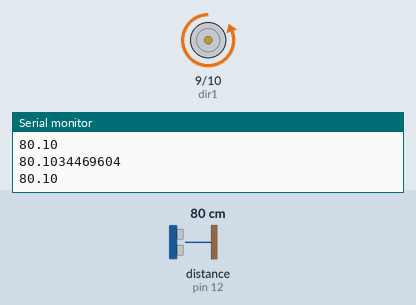
Recording of a sketch running on a simulated Arduino Uno, built with avr-gcc and run on an emulated ATmega328P. On the bench: motor-driver pin pairs drawn as motors (green arrow = first pin HIGH = forward, orange = second pin HIGH = backward, longer = more drive), the last lines printed to the serial monitor. Wiring (inferred from the names in the program): ultrasonic range finder: trigger pin 13; echo pin 12. The test bench sets the inputs (shaded band); at power-on: distance to the obstacle (sensor on pin 12) 80 cm. The echo pulse lasts 58.3 µs per cm.

Above: at 1.2 s.
1.3 s: distance to the obstacle (sensor on pin 12) set to 21 cm
At 2.3 s:
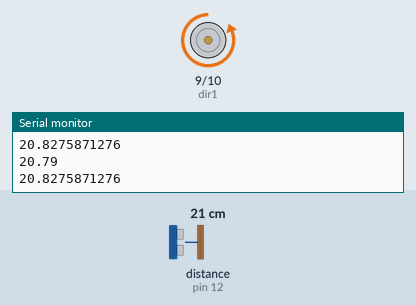
2.8 s: distance to the obstacle (sensor on pin 12) set to 18 cm
At 3.5 s:
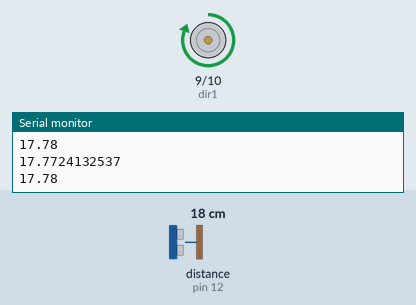
4.3 s: distance to the obstacle (sensor on pin 12) set to 35 cm
At 5.2 s:
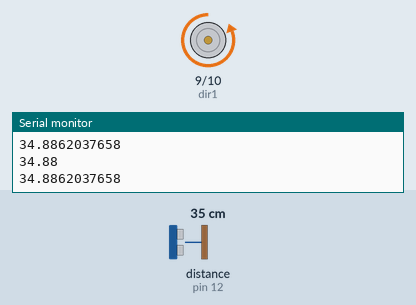
5.8 s: distance to the obstacle (sensor on pin 12) set to 2 cm
At 6.6 s:
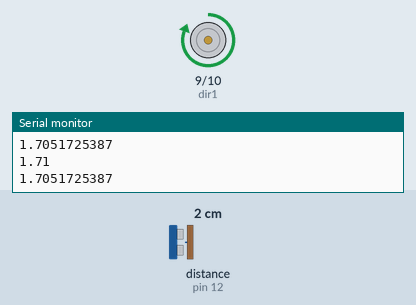
Timing chart, 0 to 8.3 s (numbered marks = the images above; inputs shaded):
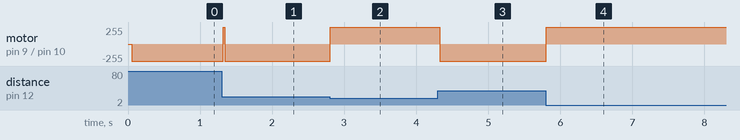

The sketch:

Arduino_Code.ino
```cpp
const int numOfReadings = 10; //maghadiri k sensor daryaft mikne b dalil noise o beyne 10 meghdar miangin migirim matris 10 araye ei tarif miknim
float readings[numOfReadings]; //maghadir sesor hara dar matris mirizim
int arrayIndex = 0; //araye hara tarif minim o dar ebteda 0 mizrim
float total = 0; //majmoo araye ha
//ultrasonic
int echoPin = 12;
int initPin = 13;
float pulseTime = 0; //zaman raft o bargasht
float distance = 0; //fasele b cm
//motor
int dir1 = 9;
int dir2 = 10;
// PID Parameters
float Actual = 0; //miangin fasele mohasebe shde
float Setpoint=19.3; //fasele mabna
float Error=0; //khataye mohasebe shode
float Integral=0; //khataye antegrali
float Derivative=0; //khataye moshtaghg
float Drive=0; //meghdar PID mohasebe shode
float Previous_error=0; //khateye ghabli
//Coefficients PID
float kp=90;
float ki=2;
float kd=1;
float dt=0.01; //baze zamani moshtagh giri


void setup() {
  // put your setup code here, to run once:
  pinMode(dir1,OUTPUT);
  pinMode(dir2,OUTPUT);
  pinMode(initPin,OUTPUT);
  pinMode(echoPin,INPUT);
  //tarif matris 10 araye
  for(int thisReading=0;thisReading<numOfReadings;thisReading++){
    readings[thisReading]=0;
  }
  Serial.begin(9600);//namayesh maghadir
}

void loop() {
  // put your main code here, to run repeatedly:
    int i=0;
    while(i<numOfReadings){
    digitalWrite(initPin,LOW);
    delayMicroseconds(2);//dar catalog
    digitalWrite(initPin,HIGH);
    delayMicroseconds(10);
    digitalWrite(initPin,LOW);
    pulseTime=pulseIn(echoPin,HIGH);//zaman daryaft moj
    distance=pulseTime/58; //Distance=pulse time/29/2;

    //readings[arrayIndex]=distance; //fasele hara dar matris ezafe miknim
    total=total+distance; //readings[arrayIndex]; //,ohasebe majmoo fasele ha
    arrayIndex=arrayIndex+1;
    i=i+1;
    if(arrayIndex>=numOfReadings){
      arrayIndex=0;
      break;
    }
  }
  Actual=total/numOfReadings; // mohasebe fasele miangin
  Error=Setpoint-Actual;
  Integral=(Error*dt);
  Derivative=(Error-Previous_error)/dt;
  Drive=(Error*kp)+(Integral*ki)+(Derivative*kd);
  Previous_error=Error;
  total=0;
  if (Drive>0){
    //forward
    digitalWrite(dir2,LOW); // set direction motor
    digitalWrite(dir1,HIGH); // send PWM command motor
  }

  else if (Drive<0){
    //backward
    digitalWrite(dir1,LOW); // set direction motor
    digitalWrite(dir2,HIGH); // send PWM command motor
  }
 // else if (Drive<5 && Drive>-5){
   // digitalWrite(dir1,LOW); // set direction motor
    //digitalWrite(dir2,LOW); // send PWM command motor
 // }
  Serial.println(Actual,DEC); // print out the average distance to the debugger

  if(pulseTime==0){
   Serial.println("Warning: no pulse from sensor");
   }
  else{
      Serial.println(distance);

  }
 // Serial.println("error");
 // Serial.println(Error);
 // Serial.println("drive");
 // Serial.println(Drive);
  delay(1); // wait 1 milli seconds before looping again
}
```

Measured:
- the behaviour switches between 20 and 19 cm on distance to the obstacle (sensor on pin 12) (found by bisection; images 1 and 2)
- after the input at 1.3 s, motor on pin 9 (dir1) / pin 10 (dir2): backward 255/255 → forward 255/255 at once, → backward 255/255 0.02 s later
- after the input at 2.8 s, motor on pin 9 (dir1) / pin 10 (dir2): backward 255/255 → forward 255/255 at once
- after the input at 4.3 s, motor on pin 9 (dir1) / pin 10 (dir2): forward 255/255 → backward 255/255 at once
- after the input at 5.8 s, motor on pin 9 (dir1) / pin 10 (dir2): backward 255/255 → forward 255/255 at once
